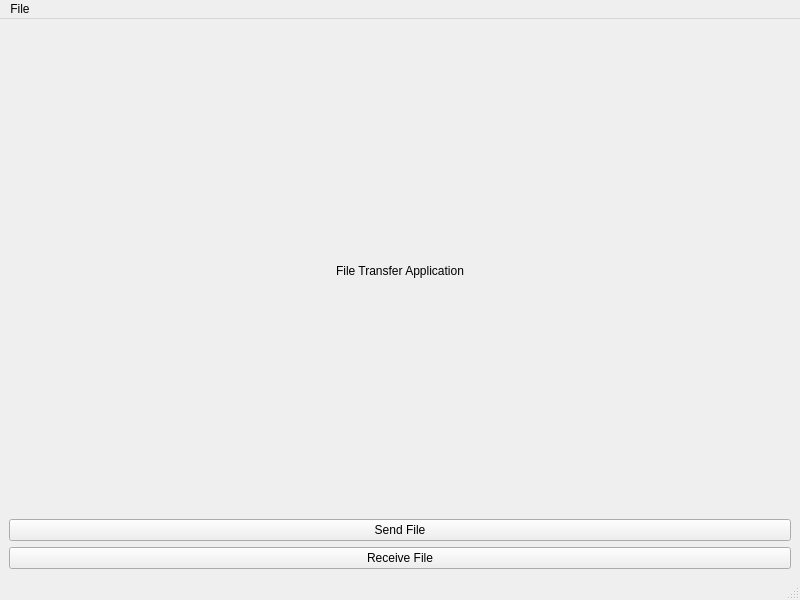
<?xml version="1.0" encoding="UTF-8"?>
<ui version="4.0">
 <class>MainWindow</class>
 <widget class="QMainWindow" name="MainWindow">
  <property name="geometry">
   <rect>
    <x>0</x>
    <y>0</y>
    <width>800</width>
    <height>600</height>
   </rect>
  </property>
  <property name="windowTitle">
   <string>File Transfer App</string>
  </property>
  <widget class="QWidget" name="centralwidget">
   <layout class="QVBoxLayout" name="verticalLayout">
    <item>
     <widget class="QLabel" name="label">
      <property name="text">
       <string>File Transfer Application</string>
      </property>
      <property name="alignment">
       <set>Qt::AlignCenter</set>
      </property>
     </widget>
    </item>
    <item>
     <widget class="QPushButton" name="sendButton">
      <property name="text">
       <string>Send File</string>
      </property>
     </widget>
    </item>
    <item>
     <widget class="QPushButton" name="receiveButton">
      <property name="text">
       <string>Receive File</string>
      </property>
     </widget>
    </item>
   </layout>
  </widget>
  <widget class="QMenuBar" name="menubar">
   <widget class="QMenu" name="menuFile">
    <property name="title">
     <string>File</string>
    </property>
    <addaction name="actionOpen"/>
    <addaction name="actionSave"/>
    <addaction name="separator"/>
    <addaction name="actionExit"/>
   </widget>
   <addaction name="menuFile"/>
  </widget>
  <widget class="QStatusBar" name="statusbar"/>
  <action name="actionOpen">
   <property name="text">
    <string>Open</string>
   </property>
  </action>
  <action name="actionSave">
   <property name="text">
    <string>Save</string>
   </property>
  </action>
  <action name="actionExit">
   <property name="text">
    <string>Exit</string>
   </property>
  </action>
 </widget>
 <resources/>
 <connections/>
</ui>
